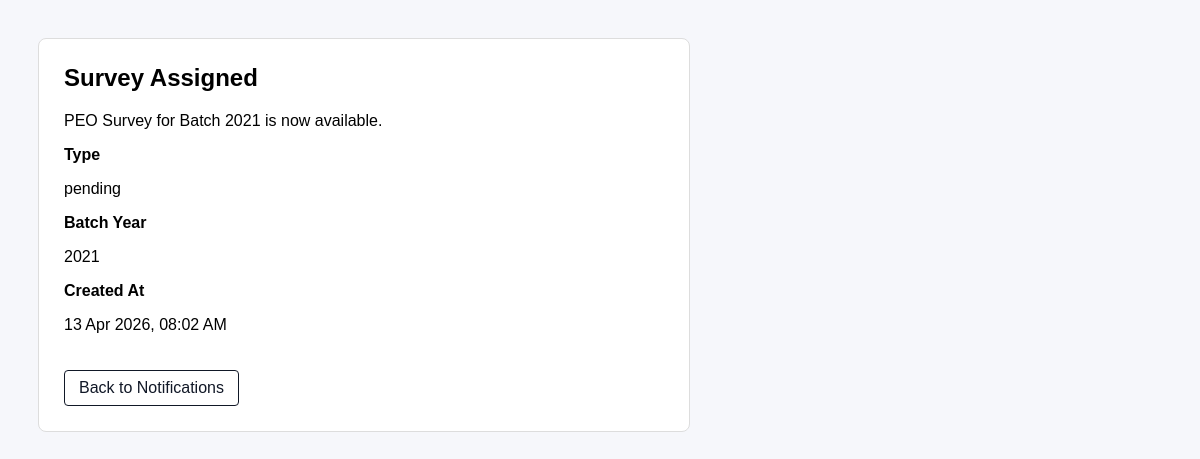
/view_notification.php?id=20 (signed in), run on the app's committed database.
### tables this page shows
CREATE TABLE `notifications` (
  `notification_id` int(11) NOT NULL,
  `user_id` int(11) DEFAULT NULL,
  `title` varchar(255) NOT NULL,
  `message` text NOT NULL,
  `type` enum('pending','overdue','completed','alert','system') NOT NULL,
  `related_survey_id` int(11) DEFAULT NULL,
  `batch_year` int(11) DEFAULT NULL,
  `is_read` tinyint(1) DEFAULT 0,
  `created_at` timestamp NOT NULL DEFAULT current_timestamp()
);

### view_notification.php (the view, shortened to what this page needs)
<?php
require_once "db.php";
$admin_id = $_SESSION['user_id'];
$id = $_GET['id'];
$stmt = $pdo->prepare("
    SELECT * FROM notifications
    WHERE notification_id = ? AND user_id = ?
");
$stmt->execute([$id,$admin_id]);
$notification = $stmt->fetch(PDO::FETCH_ASSOC);
?>
<!DOCTYPE html>
<html>
<head>
</head>
<body>
<div class="box">
<h2><?= htmlspecialchars($notification['title']) ?></h2>
<p><?= htmlspecialchars($notification['message']) ?></p>
<div class="label">Type</div>
<p><?= $notification['type'] ?></p>
<?php if($notification['batch_year']) : ?>
<div class="label">Batch Year</div>
<p><?= $notification['batch_year'] ?></p>
<?php endif; ?>
<div class="label">Created At</div>
<p><?= date("d M Y, h:i A", strtotime($notification['created_at'])) ?></p>
<a href="notifications.php" class="back">Back to Notifications</a>
</div>
</body>
</html>

### view_notification.php (style rules this page uses)
body { font-family:Arial; background:#f6f7fb; padding:30px; }
.box { background:white; padding:25px; border-radius:8px; border:1px solid #ddd; max-width:600px; }
h2 { margin-top:0; }
.label { font-weight:bold; margin-top:10px; }
.back { display:inline-block; margin-top:20px; padding:8px 14px; border:1px solid #111827; text-decoration:none; color:#111827; border-radius:4px; }

### data on the page
notifications: title "Survey Assigned", message "PEO Survey for Batch 2021 is now available.", type "pending", batch_year "2021", created_at "13 Apr 2026, 08:02 AM"
